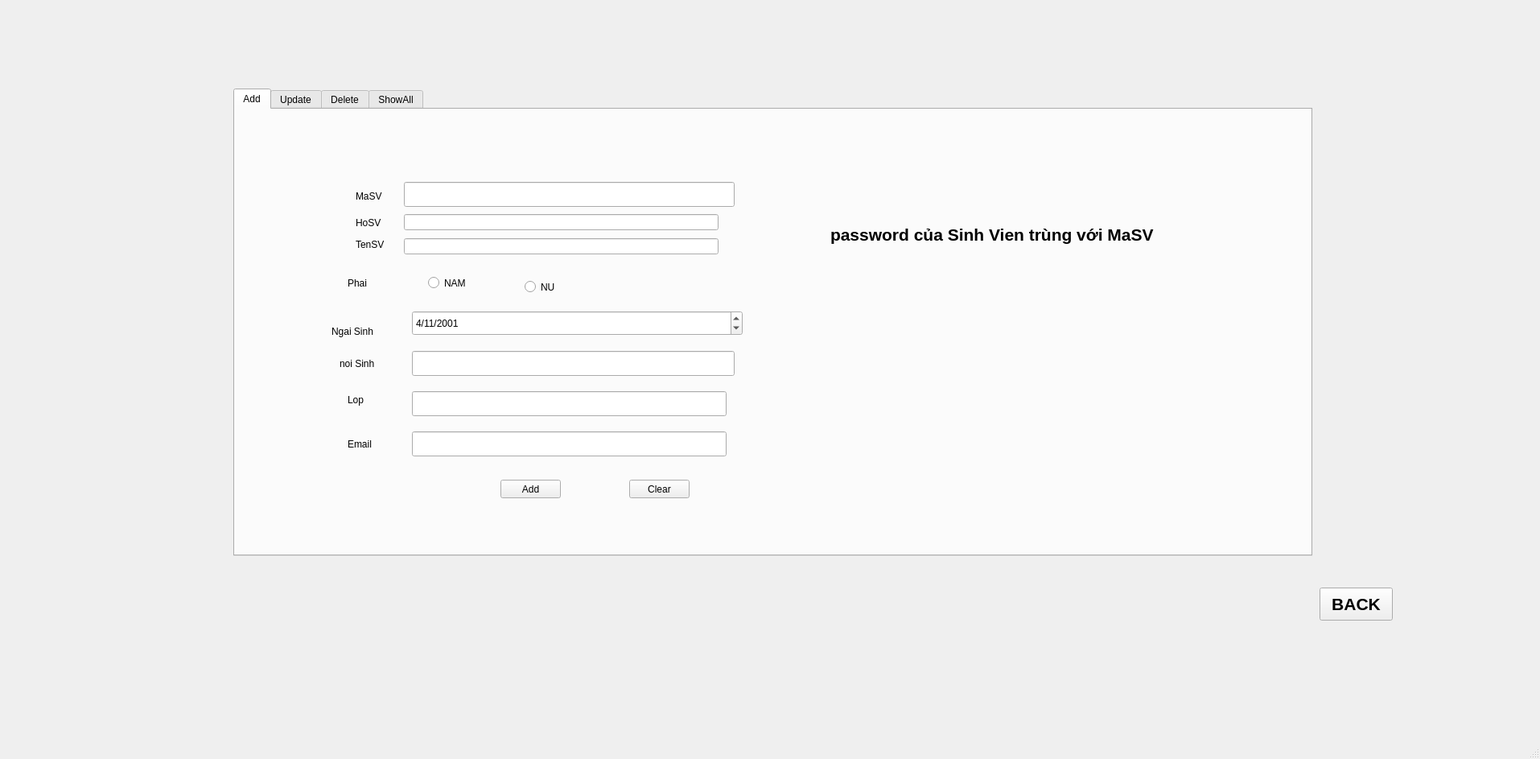
<?xml version="1.0" encoding="UTF-8"?>
<ui version="4.0">
 <class>MainWindow</class>
 <widget class="QMainWindow" name="MainWindow">
  <property name="geometry">
   <rect>
    <x>0</x>
    <y>0</y>
    <width>1914</width>
    <height>943</height>
   </rect>
  </property>
  <property name="windowTitle">
   <string>MainWindow</string>
  </property>
  <widget class="QWidget" name="centralwidget">
   <widget class="QTabWidget" name="tab">
    <property name="enabled">
     <bool>true</bool>
    </property>
    <property name="geometry">
     <rect>
      <x>290</x>
      <y>110</y>
      <width>1341</width>
      <height>581</height>
     </rect>
    </property>
    <property name="sizePolicy">
     <sizepolicy hsizetype="Maximum" vsizetype="Maximum">
      <horstretch>0</horstretch>
      <verstretch>0</verstretch>
     </sizepolicy>
    </property>
    <property name="baseSize">
     <size>
      <width>1000</width>
      <height>1000</height>
     </size>
    </property>
    <property name="font">
     <font>
      <stylestrategy>PreferAntialias</stylestrategy>
     </font>
    </property>
    <property name="contextMenuPolicy">
     <enum>Qt::NoContextMenu</enum>
    </property>
    <property name="tabPosition">
     <enum>QTabWidget::North</enum>
    </property>
    <property name="tabShape">
     <enum>QTabWidget::Rounded</enum>
    </property>
    <property name="currentIndex">
     <number>0</number>
    </property>
    <widget class="QWidget" name="Add">
     <attribute name="title">
      <string>Add</string>
     </attribute>
     <widget class="QLineEdit" name="QLineAMaSV">
      <property name="geometry">
       <rect>
        <x>210</x>
        <y>90</y>
        <width>411</width>
        <height>31</height>
       </rect>
      </property>
     </widget>
     <widget class="QLineEdit" name="QLineAHoSV">
      <property name="geometry">
       <rect>
        <x>210</x>
        <y>130</y>
        <width>391</width>
        <height>20</height>
       </rect>
      </property>
     </widget>
     <widget class="QLineEdit" name="QLineATenSV">
      <property name="geometry">
       <rect>
        <x>210</x>
        <y>160</y>
        <width>391</width>
        <height>20</height>
       </rect>
      </property>
     </widget>
     <widget class="QRadioButton" name="OpNAM">
      <property name="geometry">
       <rect>
        <x>240</x>
        <y>200</y>
        <width>81</width>
        <height>31</height>
       </rect>
      </property>
      <property name="text">
       <string>NAM</string>
      </property>
     </widget>
     <widget class="QRadioButton" name="OpNU">
      <property name="geometry">
       <rect>
        <x>360</x>
        <y>210</y>
        <width>81</width>
        <height>21</height>
       </rect>
      </property>
      <property name="text">
       <string>NU</string>
      </property>
     </widget>
     <widget class="QDateEdit" name="QDateANS">
      <property name="geometry">
       <rect>
        <x>220</x>
        <y>250</y>
        <width>411</width>
        <height>31</height>
       </rect>
      </property>
      <property name="dateTime">
       <datetime>
        <hour>0</hour>
        <minute>0</minute>
        <second>0</second>
        <year>2001</year>
        <month>11</month>
        <day>4</day>
       </datetime>
      </property>
      <property name="maximumDateTime">
       <datetime>
        <hour>23</hour>
        <minute>59</minute>
        <second>59</second>
        <year>2020</year>
        <month>11</month>
        <day>30</day>
       </datetime>
      </property>
      <property name="maximumDate">
       <date>
        <year>2020</year>
        <month>11</month>
        <day>30</day>
       </date>
      </property>
      <property name="displayFormat">
       <string>d/M/yyyy</string>
      </property>
      <property name="date">
       <date>
        <year>2001</year>
        <month>11</month>
        <day>4</day>
       </date>
      </property>
     </widget>
     <widget class="QLineEdit" name="QLineADC">
      <property name="geometry">
       <rect>
        <x>220</x>
        <y>300</y>
        <width>401</width>
        <height>31</height>
       </rect>
      </property>
     </widget>
     <widget class="QLineEdit" name="QLineALop">
      <property name="geometry">
       <rect>
        <x>220</x>
        <y>350</y>
        <width>391</width>
        <height>31</height>
       </rect>
      </property>
     </widget>
     <widget class="QLabel" name="label_5">
      <property name="geometry">
       <rect>
        <x>150</x>
        <y>100</y>
        <width>47</width>
        <height>16</height>
       </rect>
      </property>
      <property name="text">
       <string>MaSV</string>
      </property>
     </widget>
     <widget class="QLabel" name="label_7">
      <property name="geometry">
       <rect>
        <x>150</x>
        <y>130</y>
        <width>47</width>
        <height>21</height>
       </rect>
      </property>
      <property name="text">
       <string>HoSV</string>
      </property>
     </widget>
     <widget class="QLabel" name="label_8">
      <property name="geometry">
       <rect>
        <x>150</x>
        <y>160</y>
        <width>47</width>
        <height>16</height>
       </rect>
      </property>
      <property name="text">
       <string>TenSV</string>
      </property>
     </widget>
     <widget class="QLabel" name="label_9">
      <property name="geometry">
       <rect>
        <x>140</x>
        <y>200</y>
        <width>51</width>
        <height>31</height>
       </rect>
      </property>
      <property name="text">
       <string>Phai</string>
      </property>
     </widget>
     <widget class="QLabel" name="label_10">
      <property name="geometry">
       <rect>
        <x>120</x>
        <y>260</y>
        <width>81</width>
        <height>31</height>
       </rect>
      </property>
      <property name="text">
       <string>Ngai Sinh</string>
      </property>
     </widget>
     <widget class="QLabel" name="label_11">
      <property name="geometry">
       <rect>
        <x>130</x>
        <y>300</y>
        <width>71</width>
        <height>31</height>
       </rect>
      </property>
      <property name="text">
       <string>noi Sinh</string>
      </property>
     </widget>
     <widget class="QLabel" name="label_12">
      <property name="geometry">
       <rect>
        <x>140</x>
        <y>350</y>
        <width>51</width>
        <height>21</height>
       </rect>
      </property>
      <property name="text">
       <string>Lop</string>
      </property>
     </widget>
     <widget class="QLabel" name="label_13">
      <property name="geometry">
       <rect>
        <x>740</x>
        <y>110</y>
        <width>581</width>
        <height>91</height>
       </rect>
      </property>
      <property name="font">
       <font>
        <pointsize>16</pointsize>
        <weight>75</weight>
        <bold>true</bold>
       </font>
      </property>
      <property name="text">
       <string>password của Sinh Vien trùng với MaSV</string>
      </property>
     </widget>
     <widget class="QPushButton" name="QButtonAAddStudent">
      <property name="geometry">
       <rect>
        <x>330</x>
        <y>460</y>
        <width>75</width>
        <height>23</height>
       </rect>
      </property>
      <property name="text">
       <string>Add</string>
      </property>
     </widget>
     <widget class="QPushButton" name="QButtonAClear">
      <property name="geometry">
       <rect>
        <x>490</x>
        <y>460</y>
        <width>75</width>
        <height>23</height>
       </rect>
      </property>
      <property name="text">
       <string>Clear</string>
      </property>
     </widget>
     <widget class="QLineEdit" name="QLineAEmail">
      <property name="geometry">
       <rect>
        <x>220</x>
        <y>400</y>
        <width>391</width>
        <height>31</height>
       </rect>
      </property>
     </widget>
     <widget class="QLabel" name="label_17">
      <property name="geometry">
       <rect>
        <x>140</x>
        <y>400</y>
        <width>61</width>
        <height>31</height>
       </rect>
      </property>
      <property name="text">
       <string>Email</string>
      </property>
     </widget>
    </widget>
    <widget class="QWidget" name="Update">
     <attribute name="title">
      <string>Update</string>
     </attribute>
     <widget class="QPushButton" name="QButtonUUpdate">
      <property name="geometry">
       <rect>
        <x>240</x>
        <y>410</y>
        <width>75</width>
        <height>23</height>
       </rect>
      </property>
      <property name="text">
       <string>Update</string>
      </property>
     </widget>
     <widget class="QPushButton" name="QButtonUClear">
      <property name="geometry">
       <rect>
        <x>390</x>
        <y>410</y>
        <width>75</width>
        <height>23</height>
       </rect>
      </property>
      <property name="text">
       <string>Clear</string>
      </property>
     </widget>
     <widget class="QTableWidget" name="QTableUpdate">
      <property name="enabled">
       <bool>false</bool>
      </property>
      <property name="geometry">
       <rect>
        <x>585</x>
        <y>150</y>
        <width>731</width>
        <height>241</height>
       </rect>
      </property>
      <property name="sizePolicy">
       <sizepolicy hsizetype="Expanding" vsizetype="Expanding">
        <horstretch>0</horstretch>
        <verstretch>0</verstretch>
       </sizepolicy>
      </property>
      <property name="minimumSize">
       <size>
        <width>731</width>
        <height>20</height>
       </size>
      </property>
      <property name="maximumSize">
       <size>
        <width>731</width>
        <height>16777215</height>
       </size>
      </property>
      <property name="font">
       <font>
        <pointsize>9</pointsize>
        <weight>50</weight>
        <bold>false</bold>
       </font>
      </property>
      <property name="layoutDirection">
       <enum>Qt::LeftToRight</enum>
      </property>
      <property name="editTriggers">
       <set>QAbstractItemView::AnyKeyPressed|QAbstractItemView::CurrentChanged|QAbstractItemView::DoubleClicked|QAbstractItemView::EditKeyPressed</set>
      </property>
      <property name="dragEnabled">
       <bool>true</bool>
      </property>
      <property name="dragDropOverwriteMode">
       <bool>false</bool>
      </property>
      <property name="dragDropMode">
       <enum>QAbstractItemView::DragOnly</enum>
      </property>
      <property name="verticalScrollMode">
       <enum>QAbstractItemView::ScrollPerPixel</enum>
      </property>
      <property name="horizontalScrollMode">
       <enum>QAbstractItemView::ScrollPerPixel</enum>
      </property>
      <property name="gridStyle">
       <enum>Qt::CustomDashLine</enum>
      </property>
      <property name="rowCount">
       <number>1</number>
      </property>
      <attribute name="horizontalHeaderDefaultSectionSize">
       <number>85</number>
      </attribute>
      <attribute name="horizontalHeaderMinimumSectionSize">
       <number>24</number>
      </attribute>
      <attribute name="verticalHeaderDefaultSectionSize">
       <number>1</number>
      </attribute>
      <row/>
      <column>
       <property name="text">
        <string>MaSV</string>
       </property>
       <property name="font">
        <font>
         <pointsize>14</pointsize>
         <weight>75</weight>
         <bold>true</bold>
        </font>
       </property>
      </column>
      <column>
       <property name="text">
        <string>HoSV</string>
       </property>
       <property name="font">
        <font>
         <pointsize>14</pointsize>
         <weight>75</weight>
         <bold>true</bold>
        </font>
       </property>
      </column>
      <column>
       <property name="text">
        <string>TenSV</string>
       </property>
       <property name="font">
        <font>
         <pointsize>14</pointsize>
         <weight>75</weight>
         <bold>true</bold>
        </font>
       </property>
      </column>
      <column>
       <property name="text">
        <string>PHAI</string>
       </property>
       <property name="font">
        <font>
         <pointsize>14</pointsize>
         <weight>75</weight>
         <bold>true</bold>
        </font>
       </property>
      </column>
      <column>
       <property name="text">
        <string>NGAY SINH</string>
       </property>
       <property name="font">
        <font>
         <pointsize>14</pointsize>
         <weight>75</weight>
         <bold>true</bold>
        </font>
       </property>
      </column>
      <column>
       <property name="text">
        <string>NOI SINH</string>
       </property>
       <property name="font">
        <font>
         <pointsize>14</pointsize>
         <weight>75</weight>
         <bold>true</bold>
        </font>
       </property>
      </column>
      <column>
       <property name="text">
        <string>LOP</string>
       </property>
       <property name="font">
        <font>
         <pointsize>14</pointsize>
         <weight>75</weight>
         <bold>true</bold>
        </font>
       </property>
      </column>
      <column>
       <property name="text">
        <string>EMAIL</string>
       </property>
       <property name="font">
        <font>
         <pointsize>14</pointsize>
         <weight>75</weight>
         <bold>true</bold>
        </font>
       </property>
      </column>
     </widget>
     <widget class="QLabel" name="label">
      <property name="geometry">
       <rect>
        <x>720</x>
        <y>120</y>
        <width>161</width>
        <height>20</height>
       </rect>
      </property>
      <property name="font">
       <font>
        <pointsize>12</pointsize>
        <weight>75</weight>
        <bold>true</bold>
       </font>
      </property>
      <property name="layoutDirection">
       <enum>Qt::LeftToRight</enum>
      </property>
      <property name="text">
       <string>SUGGEST</string>
      </property>
     </widget>
     <widget class="QLabel" name="label_2">
      <property name="geometry">
       <rect>
        <x>250</x>
        <y>120</y>
        <width>281</width>
        <height>16</height>
       </rect>
      </property>
      <property name="font">
       <font>
        <pointsize>11</pointsize>
       </font>
      </property>
      <property name="text">
       <string>Press Enter for suggest</string>
      </property>
     </widget>
     <widget class="QLineEdit" name="QLineUMaSV">
      <property name="geometry">
       <rect>
        <x>240</x>
        <y>160</y>
        <width>311</width>
        <height>20</height>
       </rect>
      </property>
     </widget>
     <widget class="QLineEdit" name="QLineUHoSV">
      <property name="geometry">
       <rect>
        <x>240</x>
        <y>190</y>
        <width>311</width>
        <height>20</height>
       </rect>
      </property>
     </widget>
     <widget class="QLineEdit" name="QLineUTenSV">
      <property name="geometry">
       <rect>
        <x>240</x>
        <y>220</y>
        <width>311</width>
        <height>20</height>
       </rect>
      </property>
     </widget>
     <widget class="QLabel" name="label_18">
      <property name="geometry">
       <rect>
        <x>180</x>
        <y>160</y>
        <width>47</width>
        <height>21</height>
       </rect>
      </property>
      <property name="text">
       <string>MaSV</string>
      </property>
     </widget>
     <widget class="QLabel" name="label_19">
      <property name="geometry">
       <rect>
        <x>180</x>
        <y>190</y>
        <width>47</width>
        <height>21</height>
       </rect>
      </property>
      <property name="text">
       <string>HoSV</string>
      </property>
     </widget>
     <widget class="QLabel" name="label_20">
      <property name="geometry">
       <rect>
        <x>180</x>
        <y>220</y>
        <width>47</width>
        <height>21</height>
       </rect>
      </property>
      <property name="text">
       <string>TenSV</string>
      </property>
     </widget>
     <widget class="QLabel" name="label_21">
      <property name="geometry">
       <rect>
        <x>180</x>
        <y>250</y>
        <width>47</width>
        <height>21</height>
       </rect>
      </property>
      <property name="text">
       <string>Phai</string>
      </property>
     </widget>
     <widget class="QLabel" name="label_22">
      <property name="geometry">
       <rect>
        <x>180</x>
        <y>280</y>
        <width>47</width>
        <height>21</height>
       </rect>
      </property>
      <property name="text">
       <string>Ngay Sinh</string>
      </property>
     </widget>
     <widget class="QLabel" name="label_23">
      <property name="geometry">
       <rect>
        <x>180</x>
        <y>310</y>
        <width>47</width>
        <height>21</height>
       </rect>
      </property>
      <property name="text">
       <string>Noi Sinh</string>
      </property>
     </widget>
     <widget class="QLabel" name="label_24">
      <property name="geometry">
       <rect>
        <x>180</x>
        <y>340</y>
        <width>47</width>
        <height>21</height>
       </rect>
      </property>
      <property name="text">
       <string>Lop</string>
      </property>
     </widget>
     <widget class="QComboBox" name="OpUPhai">
      <property name="geometry">
       <rect>
        <x>240</x>
        <y>250</y>
        <width>69</width>
        <height>22</height>
       </rect>
      </property>
      <item>
       <property name="text">
        <string>NAM</string>
       </property>
      </item>
      <item>
       <property name="text">
        <string>NU</string>
       </property>
      </item>
     </widget>
     <widget class="QDateEdit" name="QDateUNgaySinh">
      <property name="geometry">
       <rect>
        <x>240</x>
        <y>280</y>
        <width>91</width>
        <height>22</height>
       </rect>
      </property>
      <property name="dateTime">
       <datetime>
        <hour>0</hour>
        <minute>0</minute>
        <second>0</second>
        <year>2001</year>
        <month>11</month>
        <day>4</day>
       </datetime>
      </property>
      <property name="maximumDateTime">
       <datetime>
        <hour>23</hour>
        <minute>59</minute>
        <second>59</second>
        <year>2020</year>
        <month>12</month>
        <day>31</day>
       </datetime>
      </property>
      <property name="displayFormat">
       <string>d/M/yyyy</string>
      </property>
      <property name="date">
       <date>
        <year>2001</year>
        <month>11</month>
        <day>4</day>
       </date>
      </property>
     </widget>
     <widget class="QLineEdit" name="QLineUNoiSinh">
      <property name="geometry">
       <rect>
        <x>240</x>
        <y>310</y>
        <width>311</width>
        <height>20</height>
       </rect>
      </property>
     </widget>
     <widget class="QLineEdit" name="QLineULop">
      <property name="geometry">
       <rect>
        <x>240</x>
        <y>340</y>
        <width>311</width>
        <height>20</height>
       </rect>
      </property>
     </widget>
     <widget class="QLabel" name="label_25">
      <property name="geometry">
       <rect>
        <x>180</x>
        <y>370</y>
        <width>47</width>
        <height>21</height>
       </rect>
      </property>
      <property name="text">
       <string>Email</string>
      </property>
     </widget>
     <widget class="QLineEdit" name="QLineUEmail">
      <property name="geometry">
       <rect>
        <x>240</x>
        <y>370</y>
        <width>311</width>
        <height>20</height>
       </rect>
      </property>
     </widget>
    </widget>
    <widget class="QWidget" name="Delete">
     <attribute name="title">
      <string>Delete</string>
     </attribute>
     <widget class="QPushButton" name="QButtonDClear">
      <property name="geometry">
       <rect>
        <x>930</x>
        <y>90</y>
        <width>75</width>
        <height>23</height>
       </rect>
      </property>
      <property name="text">
       <string>Clear</string>
      </property>
     </widget>
     <widget class="QPushButton" name="QButtonDDelete">
      <property name="geometry">
       <rect>
        <x>840</x>
        <y>90</y>
        <width>75</width>
        <height>23</height>
       </rect>
      </property>
      <property name="text">
       <string>Delete</string>
      </property>
     </widget>
     <widget class="QLabel" name="label_4">
      <property name="geometry">
       <rect>
        <x>530</x>
        <y>50</y>
        <width>281</width>
        <height>31</height>
       </rect>
      </property>
      <property name="font">
       <font>
        <pointsize>14</pointsize>
        <weight>75</weight>
        <bold>true</bold>
       </font>
      </property>
      <property name="text">
       <string>Press Enter for suggest</string>
      </property>
     </widget>
     <widget class="QTableWidget" name="QTableDelete">
      <property name="enabled">
       <bool>false</bool>
      </property>
      <property name="geometry">
       <rect>
        <x>260</x>
        <y>140</y>
        <width>891</width>
        <height>371</height>
       </rect>
      </property>
      <property name="minimumSize">
       <size>
        <width>10</width>
        <height>20</height>
       </size>
      </property>
      <property name="font">
       <font>
        <pointsize>12</pointsize>
        <weight>75</weight>
        <bold>true</bold>
        <stylestrategy>PreferAntialias</stylestrategy>
       </font>
      </property>
      <property name="layoutDirection">
       <enum>Qt::LeftToRight</enum>
      </property>
      <property name="autoScrollMargin">
       <number>16</number>
      </property>
      <attribute name="horizontalHeaderDefaultSectionSize">
       <number>101</number>
      </attribute>
      <attribute name="horizontalHeaderMinimumSectionSize">
       <number>24</number>
      </attribute>
      <attribute name="verticalHeaderDefaultSectionSize">
       <number>1</number>
      </attribute>
      <column>
       <property name="text">
        <string>MaSV</string>
       </property>
       <property name="font">
        <font>
         <pointsize>14</pointsize>
         <weight>75</weight>
         <bold>true</bold>
        </font>
       </property>
      </column>
      <column>
       <property name="text">
        <string>HoSV</string>
       </property>
       <property name="font">
        <font>
         <pointsize>14</pointsize>
         <weight>75</weight>
         <bold>true</bold>
        </font>
       </property>
      </column>
      <column>
       <property name="text">
        <string>TenSV</string>
       </property>
       <property name="font">
        <font>
         <pointsize>14</pointsize>
         <weight>75</weight>
         <bold>true</bold>
        </font>
       </property>
      </column>
      <column>
       <property name="text">
        <string>Phai</string>
       </property>
       <property name="font">
        <font>
         <pointsize>14</pointsize>
         <weight>75</weight>
         <bold>true</bold>
        </font>
       </property>
      </column>
      <column>
       <property name="text">
        <string>NgaySinh</string>
       </property>
       <property name="font">
        <font>
         <pointsize>14</pointsize>
         <weight>75</weight>
         <bold>true</bold>
        </font>
       </property>
      </column>
      <column>
       <property name="text">
        <string>NoiSinh</string>
       </property>
       <property name="font">
        <font>
         <pointsize>14</pointsize>
         <weight>75</weight>
         <bold>true</bold>
        </font>
       </property>
      </column>
      <column>
       <property name="text">
        <string>TenLop</string>
       </property>
       <property name="font">
        <font>
         <pointsize>14</pointsize>
         <weight>75</weight>
         <bold>true</bold>
        </font>
       </property>
      </column>
      <column>
       <property name="text">
        <string>Email</string>
       </property>
      </column>
     </widget>
     <widget class="QLabel" name="label_3">
      <property name="geometry">
       <rect>
        <x>646</x>
        <y>90</y>
        <width>31</width>
        <height>21</height>
       </rect>
      </property>
      <property name="text">
       <string>TEN</string>
      </property>
     </widget>
     <widget class="QLabel" name="label_6">
      <property name="geometry">
       <rect>
        <x>340</x>
        <y>90</y>
        <width>71</width>
        <height>20</height>
       </rect>
      </property>
      <property name="text">
       <string>MA SINH VIEN</string>
      </property>
     </widget>
     <widget class="QLineEdit" name="QLineDMaSV">
      <property name="geometry">
       <rect>
        <x>420</x>
        <y>90</y>
        <width>161</width>
        <height>20</height>
       </rect>
      </property>
      <property name="placeholderText">
       <string>MA SINH VIEN</string>
      </property>
     </widget>
     <widget class="QLineEdit" name="QLineDTenSV">
      <property name="geometry">
       <rect>
        <x>680</x>
        <y>90</y>
        <width>151</width>
        <height>20</height>
       </rect>
      </property>
      <property name="dragEnabled">
       <bool>false</bool>
      </property>
      <property name="readOnly">
       <bool>false</bool>
      </property>
      <property name="placeholderText">
       <string>TEN SINH VIEN</string>
      </property>
      <property name="cursorMoveStyle">
       <enum>Qt::LogicalMoveStyle</enum>
      </property>
     </widget>
     <zorder>QButtonDClear</zorder>
     <zorder>QButtonDDelete</zorder>
     <zorder>label_4</zorder>
     <zorder>label_3</zorder>
     <zorder>label_6</zorder>
     <zorder>QLineDMaSV</zorder>
     <zorder>QLineDTenSV</zorder>
     <zorder>QTableDelete</zorder>
    </widget>
    <widget class="QWidget" name="ShowAll">
     <attribute name="title">
      <string>ShowAll</string>
     </attribute>
     <widget class="QLabel" name="label_14">
      <property name="geometry">
       <rect>
        <x>310</x>
        <y>110</y>
        <width>111</width>
        <height>31</height>
       </rect>
      </property>
      <property name="text">
       <string>MA SINH VIEN</string>
      </property>
     </widget>
     <widget class="QLabel" name="label_15">
      <property name="geometry">
       <rect>
        <x>670</x>
        <y>110</y>
        <width>41</width>
        <height>31</height>
       </rect>
      </property>
      <property name="text">
       <string>TEN</string>
      </property>
     </widget>
     <widget class="QLabel" name="label_16">
      <property name="geometry">
       <rect>
        <x>510</x>
        <y>60</y>
        <width>301</width>
        <height>51</height>
       </rect>
      </property>
      <property name="font">
       <font>
        <pointsize>14</pointsize>
        <weight>75</weight>
        <bold>true</bold>
       </font>
      </property>
      <property name="text">
       <string>Press Enter for suggest</string>
      </property>
     </widget>
     <widget class="QLineEdit" name="QLineSAMaSV">
      <property name="geometry">
       <rect>
        <x>430</x>
        <y>109</y>
        <width>171</width>
        <height>31</height>
       </rect>
      </property>
      <property name="placeholderText">
       <string>MA SINH VIEN</string>
      </property>
     </widget>
     <widget class="QLineEdit" name="QLineSATenSV">
      <property name="geometry">
       <rect>
        <x>720</x>
        <y>109</y>
        <width>161</width>
        <height>31</height>
       </rect>
      </property>
      <property name="dragEnabled">
       <bool>false</bool>
      </property>
      <property name="readOnly">
       <bool>false</bool>
      </property>
      <property name="placeholderText">
       <string>TEN SINH VIEN</string>
      </property>
      <property name="cursorMoveStyle">
       <enum>Qt::LogicalMoveStyle</enum>
      </property>
     </widget>
     <widget class="QPushButton" name="QButtonShowAll">
      <property name="geometry">
       <rect>
        <x>940</x>
        <y>112</y>
        <width>91</width>
        <height>31</height>
       </rect>
      </property>
      <property name="text">
       <string>Show</string>
      </property>
     </widget>
     <widget class="QPushButton" name="QButtonSAClear">
      <property name="geometry">
       <rect>
        <x>1050</x>
        <y>110</y>
        <width>91</width>
        <height>31</height>
       </rect>
      </property>
      <property name="text">
       <string>Clear</string>
      </property>
     </widget>
     <widget class="QTableWidget" name="QTableShowAll">
      <property name="geometry">
       <rect>
        <x>240</x>
        <y>160</y>
        <width>911</width>
        <height>351</height>
       </rect>
      </property>
      <property name="minimumSize">
       <size>
        <width>10</width>
        <height>20</height>
       </size>
      </property>
      <property name="font">
       <font>
        <pointsize>12</pointsize>
        <weight>50</weight>
        <bold>false</bold>
       </font>
      </property>
      <property name="layoutDirection">
       <enum>Qt::LeftToRight</enum>
      </property>
      <property name="autoScrollMargin">
       <number>16</number>
      </property>
      <attribute name="horizontalHeaderDefaultSectionSize">
       <number>101</number>
      </attribute>
      <attribute name="horizontalHeaderMinimumSectionSize">
       <number>24</number>
      </attribute>
      <attribute name="verticalHeaderDefaultSectionSize">
       <number>1</number>
      </attribute>
      <column>
       <property name="text">
        <string>MaSV</string>
       </property>
       <property name="font">
        <font>
         <pointsize>14</pointsize>
         <weight>75</weight>
         <bold>true</bold>
        </font>
       </property>
      </column>
      <column>
       <property name="text">
        <string>HoSV</string>
       </property>
       <property name="font">
        <font>
         <pointsize>14</pointsize>
         <weight>75</weight>
         <bold>true</bold>
        </font>
       </property>
      </column>
      <column>
       <property name="text">
        <string>TenSV</string>
       </property>
       <property name="font">
        <font>
         <pointsize>14</pointsize>
         <weight>75</weight>
         <bold>true</bold>
        </font>
       </property>
      </column>
      <column>
       <property name="text">
        <string>Phai</string>
       </property>
       <property name="font">
        <font>
         <pointsize>14</pointsize>
         <weight>75</weight>
         <bold>true</bold>
        </font>
       </property>
      </column>
      <column>
       <property name="text">
        <string>NgaySinh</string>
       </property>
       <property name="font">
        <font>
         <pointsize>14</pointsize>
         <weight>75</weight>
         <bold>true</bold>
        </font>
       </property>
      </column>
      <column>
       <property name="text">
        <string>NoiSinh</string>
       </property>
       <property name="font">
        <font>
         <pointsize>14</pointsize>
         <weight>75</weight>
         <bold>true</bold>
        </font>
       </property>
      </column>
      <column>
       <property name="text">
        <string>TenLop</string>
       </property>
       <property name="font">
        <font>
         <pointsize>14</pointsize>
         <weight>75</weight>
         <bold>true</bold>
        </font>
       </property>
      </column>
      <column>
       <property name="text">
        <string>Email</string>
       </property>
       <property name="font">
        <font>
         <pointsize>14</pointsize>
         <weight>75</weight>
         <bold>true</bold>
        </font>
       </property>
      </column>
     </widget>
    </widget>
   </widget>
   <widget class="QPushButton" name="QButtonBack">
    <property name="geometry">
     <rect>
      <x>1640</x>
      <y>730</y>
      <width>91</width>
      <height>41</height>
     </rect>
    </property>
    <property name="font">
     <font>
      <pointsize>16</pointsize>
      <weight>75</weight>
      <bold>true</bold>
     </font>
    </property>
    <property name="text">
     <string>BACK</string>
    </property>
   </widget>
  </widget>
  <widget class="QStatusBar" name="statusbar"/>
 </widget>
 <resources/>
 <connections/>
 <designerdata>
  <property name="gridDeltaX">
   <number>10</number>
  </property>
  <property name="gridDeltaY">
   <number>10</number>
  </property>
  <property name="gridSnapX">
   <bool>true</bool>
  </property>
  <property name="gridSnapY">
   <bool>true</bool>
  </property>
  <property name="gridVisible">
   <bool>true</bool>
  </property>
 </designerdata>
</ui>
